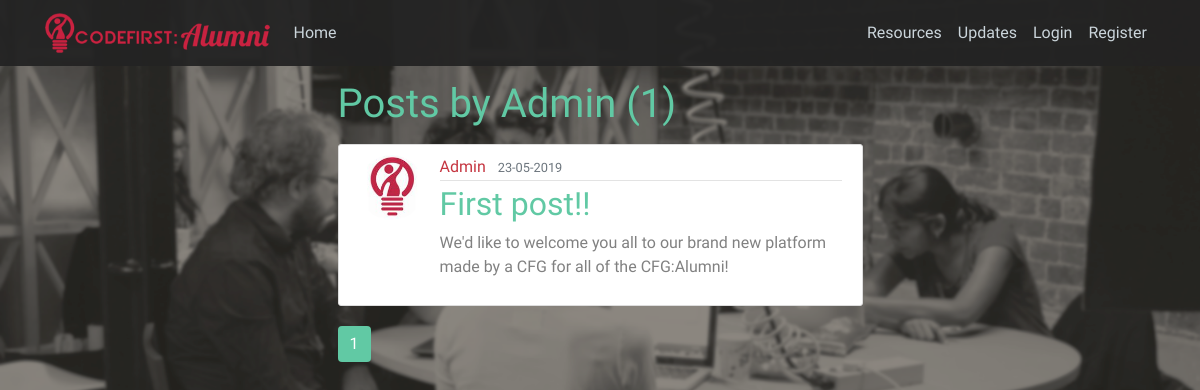
Before: /user/Admin with the older database file.
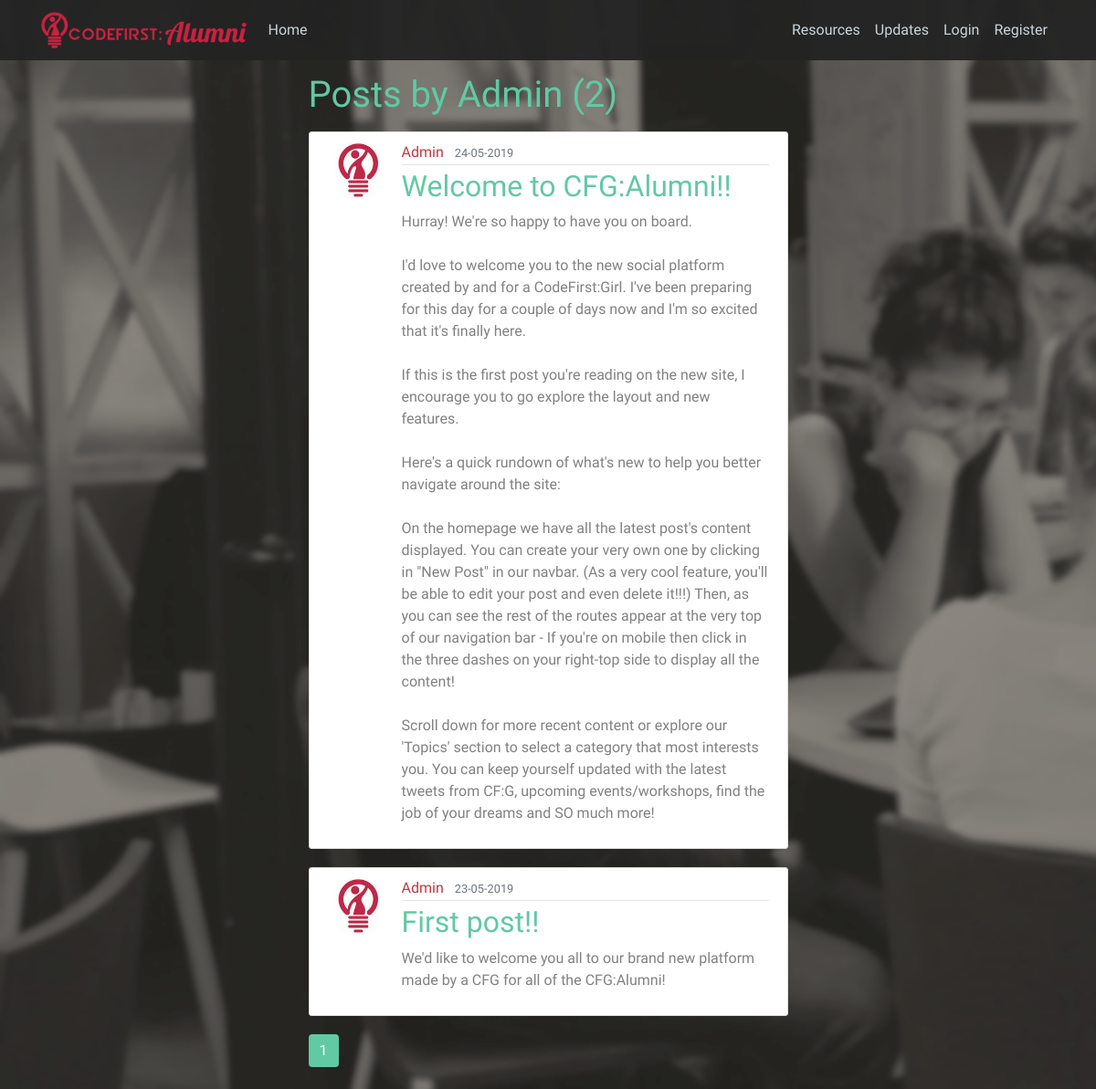
After: the same page with the newer database file.
### project/models.py (models this page shows, shortened)
class Post(db.Model):
    id = db.Column(db.Integer, primary_key=True)
    title = db.Column(db.String(100), nullable=False)
    date_posted = db.Column(db.DateTime, nullable=False, default=datetime.utcnow) #coordinated universal time
    content = db.Column(db.Text, nullable=False)
    user_id = db.Column(db.Integer, db.ForeignKey('user.id'), nullable=False)#relationship to our user model

class User(db.Model, UserMixin):
    id = db.Column(db.Integer, primary_key=True) #unique id for an user
    username = db.Column(db.String(20), unique=True, nullable=False)
    email = db.Column(db.String(120), unique=True, nullable=False)
    image_file = db.Column(db.String(20), nullable=False, default='default.jpg') #default image
    password = db.Column(db.String(60), nullable=False) #not unique because users can have the same password
    posts = db.relationship('Post', backref='author', lazy=True) # lazy=True loads the data from the db when necessary

### project/routes.py (the view)
@app.route("/user/<string:username>")
def user_posts(username):
    page = request.args.get('page', 1, type=int)
    user = User.query.filter_by(username=username).first_or_404() #get the first username otherwishe throw and 404 not found error (none)
    posts = Post.query.filter_by(author=user)\
        .order_by(Post.date_posted.desc())\
        .paginate(page=page, per_page=5)
    return render_template('user_posts.html', posts=posts, user=user)

### project/templates/user_posts.html
{% extends "layout.html" %}
{% block content %}
<main role="main" class="container">
  <div class="row">
    <div class="col-md-3"></div>
    <div class="col-md-6">
      <h1 class="mb-3">Posts by {{ user.username }} ({{ posts.total }})</h1>
      {% for post in posts.items %}
          <article class="media content-section">
            <img class="rounded-circle article-img" src="{{ url_for('static', filename='profile_pics/' + post.author.image_file) }}">
            <div class="media-body">
              <div class="article-metadata">
                <a class="mr-2" href="{{ url_for('user_posts', username=post.author.username) }}">{{ post.author.username }}</a>
                <small class="text-muted">{{ post.date_posted.strftime('%d-%m-%Y') }}</small>
              </div>
              <h2><a class="article-title" href="{{ url_for('post', post_id=post.id) }}">{{ post.title }}</a></h2>
              <p class="article-content">{{ post.content }}</p>
            </div>
          </article>
      {% endfor %}
      {% for page_num in posts.iter_pages(left_edge=1, right_edge=1, left_current=1, right_current=2) %}
        {% if page_num %}
          {% if posts.page == page_num %}
            <a class="btn btn-info mb-4" href="{{ url_for('user_posts', username=user.username, page=page_num) }}">{{ page_num }}</a>
          {% else %}
            <a class="btn btn-outline-info mb-4" href="{{ url_for('user_posts', username=user.username, page=page_num) }}">{{ page_num }}</a>
          {% endif %}
        {% else %}
          ...
        {% endif %}
      {% endfor %}
    </div>
  <div class="col-md-3"></div>
</div>
{% endblock content %}

Changed rows visible on the page:
added Post: image_file (picture), author.username "Admin", date_posted "24-05-2019", title "Welcome to CFG:Alumni!!", content "Hurray! We're so happy to have you on board. I'd love to welcome you to the new social platform created by and for a CodeFirst:Girl. I've been preparing for this day for a couple of days now and I'm so excited that it's finally here. If this is the first post you're reading on the new site, I encourage you to go explore the layout and new features. Here's a quick rundown of what's new to help you better navigate around the site: On the homepage we have all the latest post's content displayed. You can create your very own one by clicking in \"New Post\" in our navbar. (As a very cool feature, you'll be able to edit your post and even delete it!!!) Then, as you can see the rest of the routes…"
Other visible differences:
{{ posts.total }}: "1" → "2"
